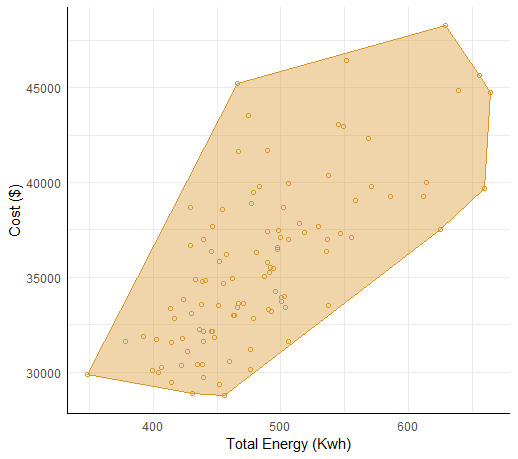

The R source for this figure:
# Dades sobre el preu de l'energia mensual des del 2010 fins al 2018

library(tidyverse)
library(stringr)
library(readr)

# Lectura de les dades
# https://data.world/city-of-bloomington/feca8aa2-d266-454a-b4e2-508581c99994
setwd("C:/Mis documentos/Estudis/Màster UOC/Semestre 4/Visualització de dades/PAC 2")
dd <- read.csv2("intake-monthly-electricity-bills.csv",sep=",",header=T)
colnames(dd) <- c("Date", "Total_Energy", "Peak_Demand", "Total_Pumped", "Cost")
dd$Cost <- parse_number(dd$Cost)
dd$Any <- str_split_fixed(dd$Date, "/",3)[,1]

# Find the convex hull of the points being plotted
hull <- dd %>%
  slice(chull(Total_Energy, Cost))

# Define the scatterplot
p <- ggplot(dd, aes(Total_Energy, Cost)) + geom_point(shape = 21, colour = "#D69628") +
  scale_size_continuous(range = c(1,4)) +
  theme_minimal() +
  theme(axis.line = element_line(colour = "black"), axis.text.y = element_text(hjust = 1)) +
  labs(y = "Cost ($)", x = "Total Energy (Kwh)")

# Overlay the convex hull
p + geom_polygon(data = hull, alpha = 0.4, colour = "#D69628", fill = "#D69628")
